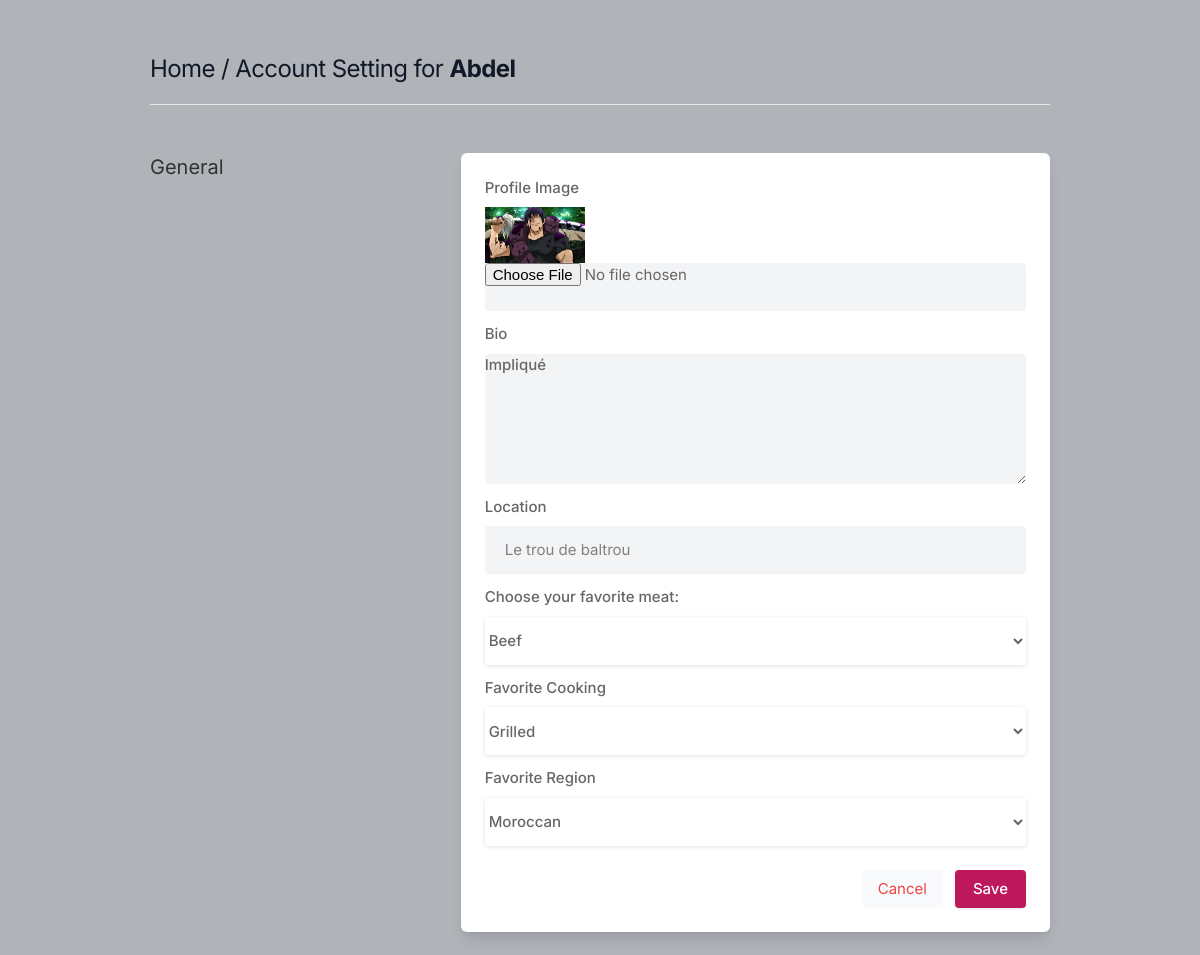
Page /settings (signed in) on the committed database.
### core/models.py (models this page shows, shortened)
class Profile(models.Model):
    user = models.ForeignKey(User, on_delete=models.CASCADE)
    id_user = models.IntegerField()
    bio = models.TextField(blank=True)
    profileimg = models.ImageField(upload_to='profile_images', default='blank-profile-picture.png')
    location = models.CharField(max_length=100, blank=True)
    birthDate = models.DateTimeField(default=datetime.fromisoformat("2000-01-01"))
    favoriteMeat =models.CharField(max_length=100, default="unspecified")
    favoriteCooking =models.CharField(max_length=100, default="unspecified")
    favoriteRegion =models.CharField(max_length=100, default="unspecified")

### core/views.py (the view, shortened to what this page needs)
# urls.py: path('settings', views.settings, name='settings'),
@login_required(login_url='signin')
def settings(request):
    user_profile = Profile.objects.get(user=request.user)
    return render(request, 'setting.html', {'user_profile': user_profile})

### templates/setting.html (shortened to what this page needs)
{% load static %}
<!DOCTYPE html>
<html lang="en">
<head>
    <link rel="stylesheet" href="{% static 'assets/css/icons.css' %}">
    <link rel="stylesheet" href="{% static 'assets/css/uikit.css' %}">
    <link rel="stylesheet" href="{% static 'assets/css/style.css' %}">
    <link rel="stylesheet" href="{% static 'assets/css/tailwind.css' %}">
</head>
<body>
            <div class="container m-auto">
                <h1 class="text-2xl leading-none text-gray-900 tracking-tight mt-3"><a href="/">Home</a> / Account Setting for <b>{{user.username}}</b> </h1>
                <br>
                <hr>
                <div class="grid lg:grid-cols-3 mt-12 gap-8">
                    <div>
                        <h3 class="text-xl mb-2"> General</h3>
                    </div>
                    <div class="bg-white rounded-md lg:shadow-lg shadow col-span-2">
                    <form action="" method="POST" enctype="multipart/form-data">
                       <div class="grid grid-cols-2 gap-3 lg:p-6 p-4">
                            <div class="col-span-2">
                                <label for=""> Profile Image</label>
                                <img width="100" height="100" src="{{user_profile.profileimg.url}}" />
                                <input type="file" name="image" value="" class="shadow-none bg-gray-100">
                            </div>
                            <div class="col-span-2">
                                <label for="about">Bio</label>
                                <textarea id="about" name="bio" rows="3"  class="shadow-none bg-gray-100">{{user_profile.bio}}</textarea>
                            </div>
                            <div class="col-span-2">
                                <label for=""> Location</label>
                                <input type="text" name="location" value="{{user_profile.location}}" class="shadow-none bg-gray-100">
                            </div>
                        <div class="col-span-2">
                            <label for="favoriteMeat">Choose your favorite meat:</label>
                            <select id="favoriteMeat" name="favoriteMeat">
                                <option value="beef">Beef</option>
                            </select>
                        </div>
                        <div class="col-span-2">
                            <label for="favoriteCooking">Favorite Cooking</label>
                            <select id="favoriteCooking" name="favoriteCooking">
                                <option value="grilled">Grilled</option>
                            </select>
                            </div>
                            <div class="col-span-2">
                                <label for="favoriteRegion">Favorite Region</label>
                                <select id="favoriteRegion" name="favoriteRegion">
                                    <option value="moroccan">Moroccan</option>
                                </select>
                            </div>
                        </div>
                       <div class="bg-gray-10 p-6 pt-0 flex justify-end space-x-3">
                           <button class="p-2 px-4 rounded bg-gray-50 text-red-500"> <a href="/">Cancel</a> </button>
                           <button type="submit" class="button bg-blue-700"> Save </button></a>
                       </div>
                    </form>
                    </div>
                    </div>
                    <br>
                </div>
</body>
</html>

### static/assets/css/style.css (style rules this page uses)
body { background-color: #B0B3B8!important; }
button { vertical-align: middle; }
span.button, button.button { background-color: #be185d; top: 0; color: #fff; position: relative; padding: 8px 18px; line-height: 22px; position: relative; font-weight: 500; font-size: 15px; display: inline-block; -webkit-transition: all 0.2s ease-in-out; transition: all 0.2s ease-in-out; cursor: pointer; overflow: hidden; border: none; border-radius: 4px; -webkit-box-shadow: 0 1px 3px rgba(0, 0, 0, 0.1); box-shadow: 0 1px 3px rgba(0, 0, 0, 0.1); }
input { height: 48px; line-height: 48px; padding: 0 20px; outline: none; font-size: 15px; color: #808080; max-width: 100%; width: 100%; -webkit-box-sizing: border-box; box-sizing: border-box; display: block; font-weight: 400; opacity: 1; border-radius: 4px; border: none; -webkit-box-shadow: 0 1px 4px 0px rgba(0, 0, 0, 0.12); box-shadow: 0 1px 4px 0px rgba(0, 0, 0, 0.12); }
input[type="text"], input[type="password"], input[type="email"], input[type="number"] { height: 48px; line-height: 48px; padding: 0 20px; outline: none; font-size: 15px; color: #808080; max-width: 100%; width: 100%; -webkit-box-sizing: border-box; box-sizing: border-box; display: block; font-weight: 400; opacity: 1; border-radius: 4px; border: none; -webkit-box-shadow: 0 1px 4px 0px rgba(0, 0, 0, 0.12); box-shadow: 0 1px 4px 0px rgba(0, 0, 0, 0.12); }
textarea { height: 48px; line-height: 48px; padding: 0 20px; outline: none; font-size: 15px; color: #808080; margin: 0 0 16px 0; max-width: 100%; width: 100%; -webkit-box-sizing: border-box; box-sizing: border-box; display: block; background-color: #fff; font-weight: 500; opacity: 1; border-radius: 4px; border: none; -webkit-box-shadow: 0 1px 4px 0px rgba(0, 0, 0, 0.12); box-shadow: 0 1px 4px 0px rgba(0, 0, 0, 0.12); }
select { height: 48px; line-height: 48px; padding: 0 20px; outline: none; font-size: 15px; color: #808080; margin: 0 0 16px 0; max-width: 100%; width: 100%; -webkit-box-sizing: border-box; box-sizing: border-box; display: block; background-color: #fff; font-weight: 500; opacity: 1; border-radius: 4px; border: none; -webkit-box-shadow: 0 1px 4px 0px rgba(0, 0, 0, 0.12); box-shadow: 0 1px 4px 0px rgba(0, 0, 0, 0.12); padding: 15px 18px; cursor: pointer; }
input { -webkit-transition: all 0.1s ease-in-out; transition: all 0.1s ease-in-out; }
::placeholder { color: #808080; opacity: 1; }
textarea { height: auto; line-height: 27px; padding: 20px; min-height: 130px; -webkit-transition: none !important; transition: none !important; min-width: 100%; }
label, legend { display: block; font-weight: bold; font-size: 15px; font-weight: 500; margin-bottom: 8px; }
button { border: none; margin: 0; padding: 0; width: auto; overflow: visible; background: transparent; color: inherit; font: inherit; line-height: normal; cursor: pointer; }
a { color: #be185d; -webkit-transition: 0.3s; transition: 0.3s; outline: none !important; }
button { outline: none !important; }
img { max-width: 100%; }
body { color: #666; font-size: 15px; line-height: 27px; background-color: #f0f2f5; font-family: "Inter", sans-serif; text-transform: none; }
h1, h2, h3, h4, h5, h6 { font-family: "Inter", sans-serif; text-transform: none; }
input[type="text"], input[type="password"], input[type="email"] { font-family: "Inter", sans-serif; text-transform: none; }
textarea, select { font-family: "Inter", sans-serif; text-transform: none; }
button, body .pac-container { font-family: "Inter", sans-serif; text-transform: none; }
h1, h2, h3, h4, h5, h6 { color: #333; font-weight: 500; margin: 0; padding: 0; }
h1 { font-size: 32px; }
h3 { font-size: 22px; }
b, strong { font-weight: 700 !important; }
@media (min-width: 1024px) { .container { max-width: 900px !important; padding-top: 45px; } }
.shadow-none { -webkit-box-shadow: none !important; box-shadow: none !important; }

### rows in the picture
Profile: profileimg (picture), bio "Impliqué", location "Le trou de baltrou"

### other values in the picture
{{ user.username }} "Abdel"
